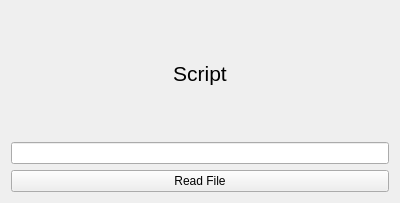
<?xml version="1.0" encoding="UTF-8"?>
<ui version="4.0">
 <class>ScriptWidget</class>
 <widget class="QWidget" name="ScriptWidget">
  <property name="geometry">
   <rect>
    <x>0</x>
    <y>0</y>
    <width>400</width>
    <height>203</height>
   </rect>
  </property>
  <property name="windowTitle">
   <string>Form</string>
  </property>
  <layout class="QVBoxLayout" name="verticalLayout">
   <item>
    <widget class="QLabel" name="label">
     <property name="font">
      <font>
       <pointsize>16</pointsize>
      </font>
     </property>
     <property name="text">
      <string>Script</string>
     </property>
     <property name="alignment">
      <set>Qt::AlignCenter</set>
     </property>
    </widget>
   </item>
   <item>
    <widget class="QLineEdit" name="lineEdit"/>
   </item>
   <item>
    <layout class="QHBoxLayout" name="horizontalLayout">
     <item>
      <widget class="QPushButton" name="ReadFile_button">
       <property name="text">
        <string>Read File</string>
       </property>
      </widget>
     </item>
    </layout>
   </item>
  </layout>
 </widget>
 <resources/>
 <connections/>
</ui>
